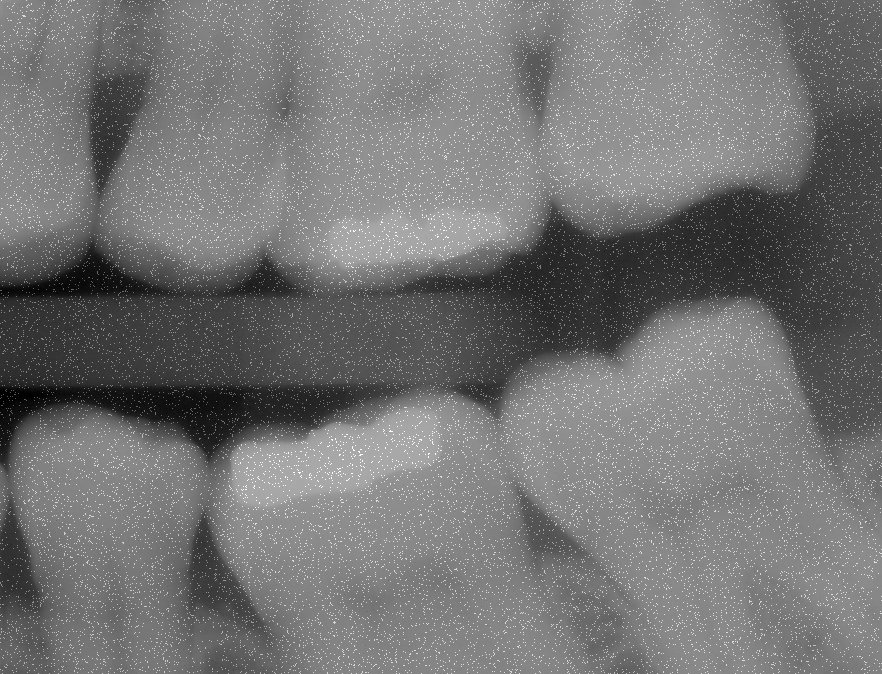
#> input picture image-work/实习3.tif, 882 x 674 px
$ python third.py
#> lines starting #> are read from the running program, lines starting #| are printed output that depends on the picture
from skimage import morphology, io, color, exposure, restoration
from skimage.morphology import disk
from skimage.filters import unsharp_mask, median
from PIL import Image
import matplotlib.pyplot as plt

image_path = '实习3.tif'
image = Image.open(image_path)
#> image is the input picture: PIL image 882x674 L; min 0, max 255, mean 115.5
image_array = io.imread(image_path)
if len(image_array.shape) > 2:
    image_gray = color.rgb2gray(image_array)
else:
    image_gray = image_array
image_normalized = exposure.rescale_intensity(image_gray, out_range=(0, 1))

denoised_image = median(image_normalized, morphology.disk(1))

selem = disk(2)

opened_image = morphology.opening(denoised_image, selem)
closed_image = morphology.closing(opened_image, selem)

sharpened_full_image = unsharp_mask(closed_image, radius=1, amount=1.5)

dilated = morphology.dilation(sharpened_full_image, selem)
eroded = morphology.erosion(sharpened_full_image, selem)
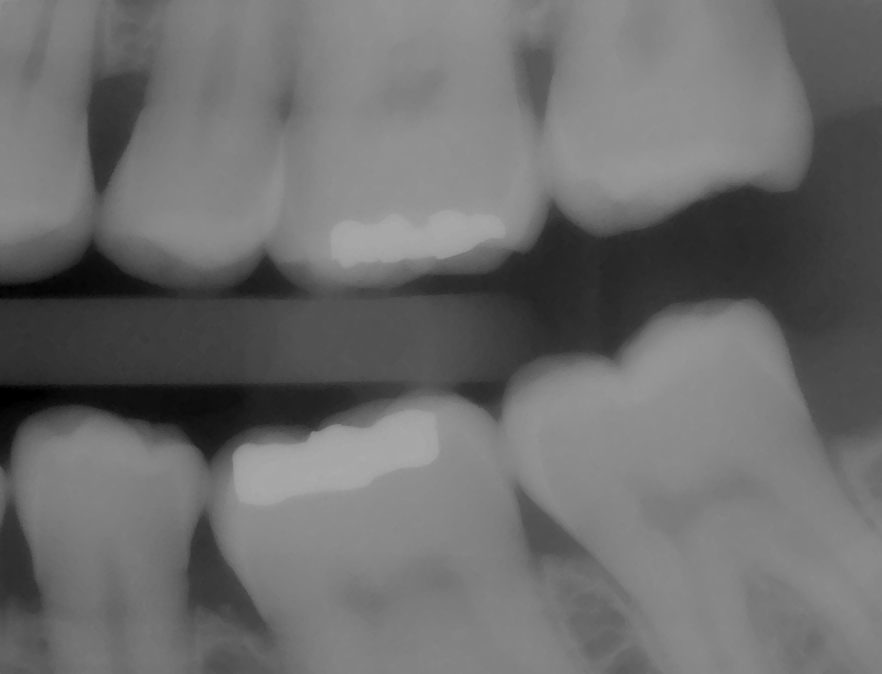
#> eroded: shape (674, 882) float64; min 0, max 0.664, mean 0.428
morphological_gradient = dilated - eroded
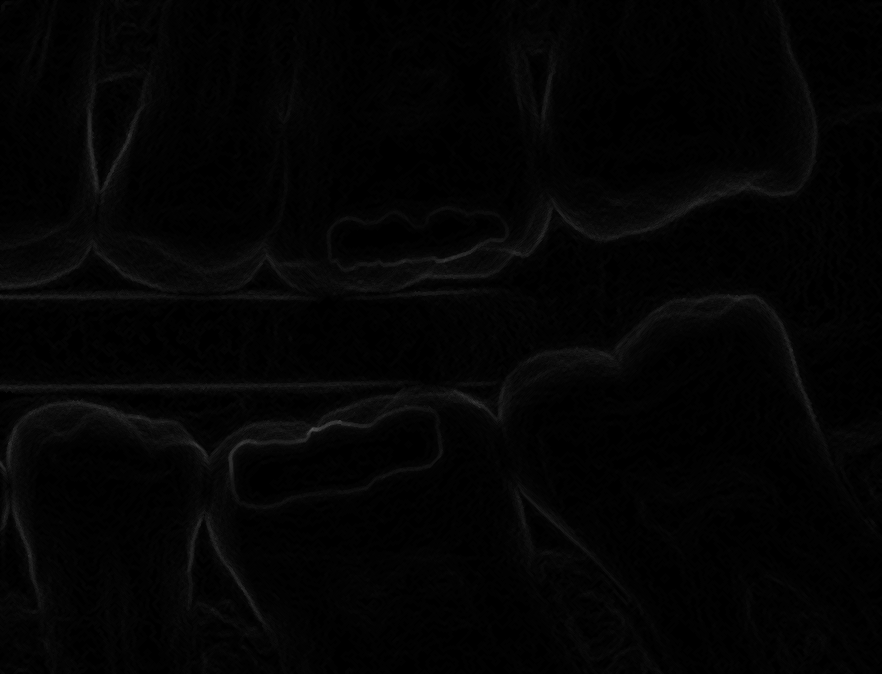
#> morphological_gradient: shape (674, 882) float64; min 0, max 0.34, mean 0.0162
top_hat = morphology.white_tophat(sharpened_full_image, selem)
enhanced_edges = morphological_gradient + top_hat

mix_ratio = 0.7
mixed_image = mix_ratio * enhanced_edges + (1 - mix_ratio) * sharpened_full_image
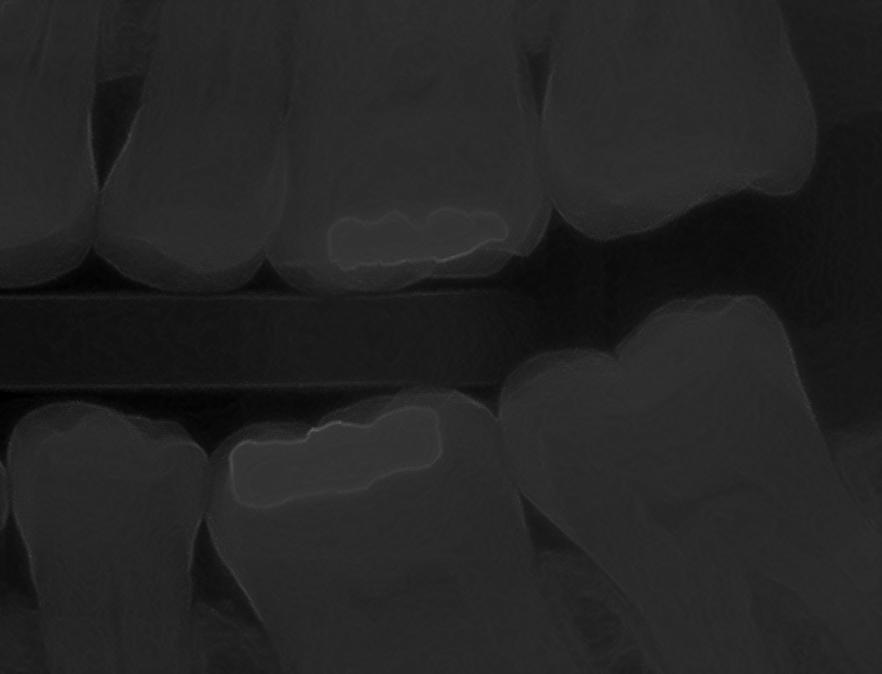
#> mixed_image: shape (674, 882) float64; min 0, max 0.38, mean 0.143

fig, ax = plt.subplots(1, 2, figsize=(12, 6), dpi=120)
ax = ax.ravel()

ax[0].imshow(image_normalized, cmap='gray')
ax[0].axis('off')
ax[0].set_title('Original Image')

ax[1].imshow(mixed_image, cmap='gray')
ax[1].axis('off')
ax[1].set_title('Processed Result')

plt.subplots_adjust(wspace=0.3, hspace=0.4)
plt.show()
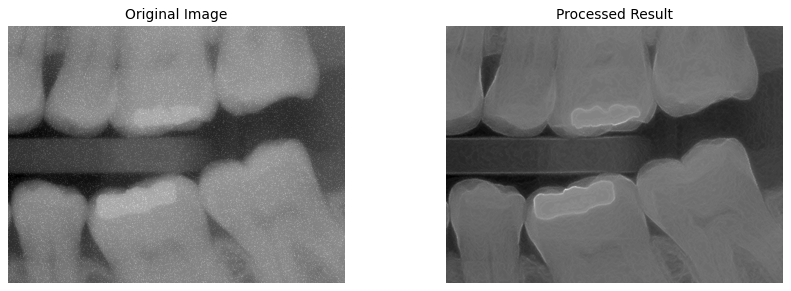
#> figure drawn by matplotlib, 2 panels

$ run again, with image-work/first.jpg saved as image-work/实习3.tif
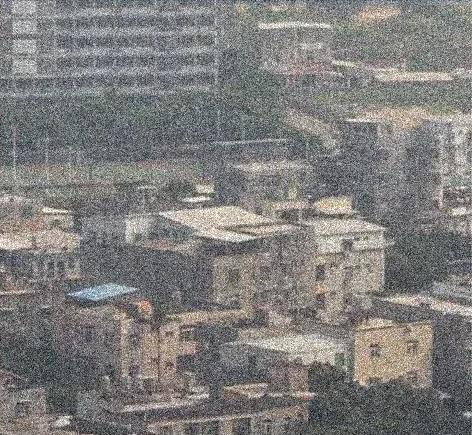
#> input picture image-work/first.jpg, 472 x 435 px
#> image is the input picture: PIL image 472x435 RGB; mean R, G, B 127.5, 126.1, 124.5
#> `top_hat = morphology.white_tophat(sharpened_full_image, selem)`:
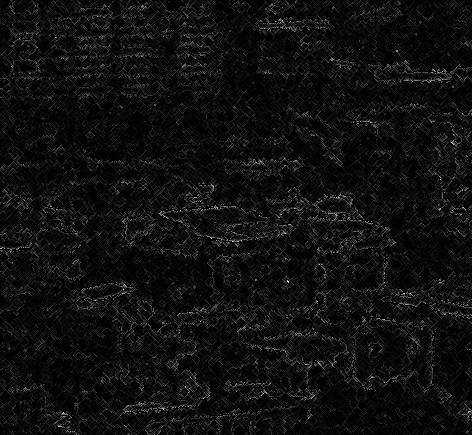
#> top_hat: shape (435, 472) float64; min 0, max 0.204, mean 0.012; drawn with min black and max white
#> `mixed_image = mix_ratio * enhanced_edges + (1 - mix_ratio) * sharpened..`:
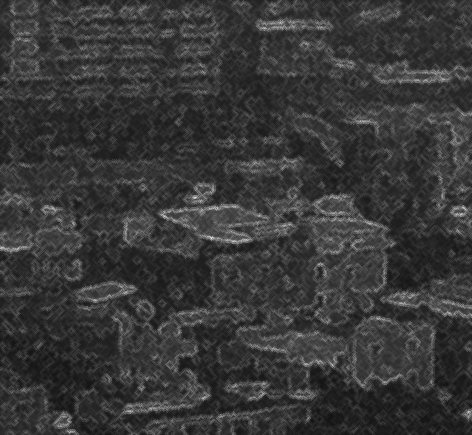
#> mixed_image: shape (435, 472) float64; min 0.0735, max 0.908, mean 0.222

$ run again, with image-work/实习2.bmp saved as image-work/实习3.tif
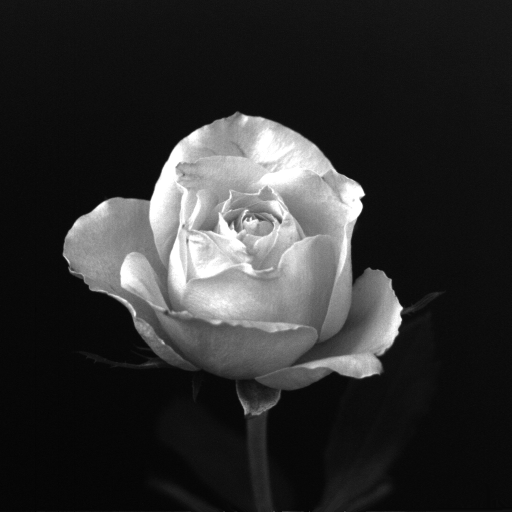
#> input picture image-work/实习2.bmp, 1024 x 1024 px (shown at 1/2 size)
#> image is the input picture: PIL image 1024x1024 RGB; min 0, max 255, mean 46.8
#> `top_hat = morphology.white_tophat(sharpened_full_image, selem)`:
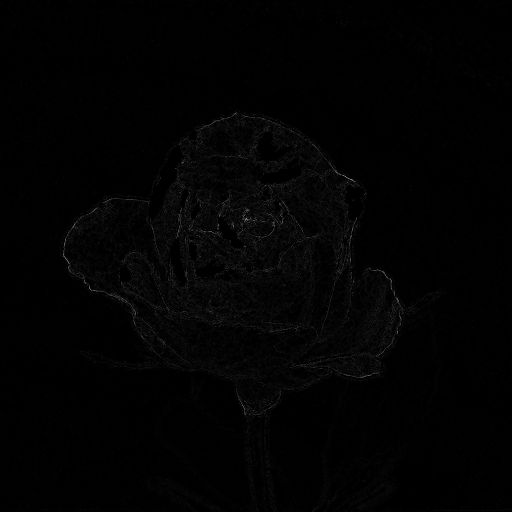
#> top_hat: shape (1024, 1024) float64 (shown at 1/2 size); min 0, max 0.223, mean 0.00214; drawn with min black and max white
#> `mixed_image = mix_ratio * enhanced_edges + (1 - mix_ratio) * sharpened..`:
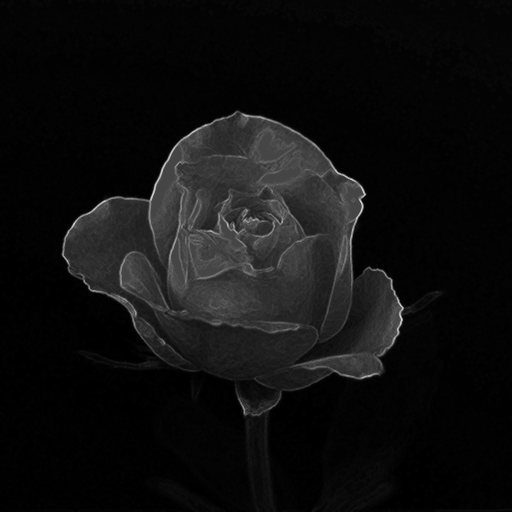
#> mixed_image: shape (1024, 1024) float64 (shown at 1/2 size); min 0.00588, max 1.08, mean 0.0723; drawn with min black and max white
